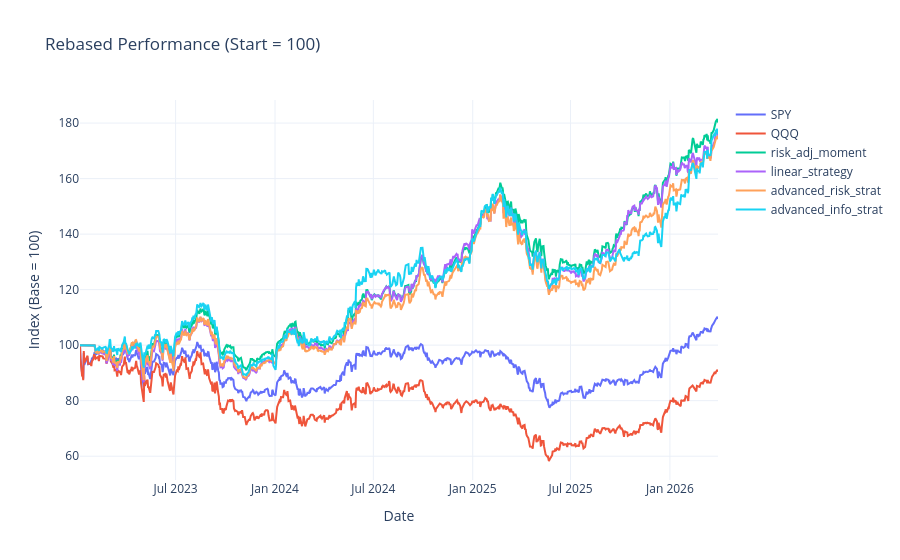

Notebook cell for this chart:
### Code cell
# for regime, sim_ids in example_sim_ids.items():
regime='choppy'
sim_ids=example_sim_ids[regime]
peek_sim_id = sim_ids[4]
df_nav_peek = bootstrap.simulation.build_world_nav(
    peek_sim_id,
    price_tensor[peek_sim_id],
    volume_tensor[peek_sim_id],
    dates_index,
    eng_tickers,
    eng_rebalance_dates,
    SCORER_CONFIGS,
    bench_tickers,
    warmup_days=WARMUP_DAYS
)
print(f"regime={regime}  sim_id={peek_sim_id}")
evaluation.plot_rebased_performance(df_nav_peek)

### Figure 1 — Plotly figure (JSON) as saved in the notebook; plotly's stock layout.template omitted (floating-point values rounded to 4 significant figures; data arrays with more than 128 entries replaced by an {"elided": "..."} marker saying what was removed)
{"data": [{"hovertemplate": "<b>%{fullData.name}</b><br>Date: %{x|%b %d, %Y}<br>Value: %{y:.2f}<extra></extra>", "mode": "lines", "name": "SPY", "type": "scatter", "x": {"elided": "811 str values"}, "y": {"elided": "811 float values"}}, {"hovertemplate": "<b>%{fullData.name}</b><br>Date: %{x|%b %d, %Y}<br>Value: %{y:.2f}<extra></extra>", "mode": "lines", "name": "QQQ", "type": "scatter", "x": {"elided": "811 str values"}, "y": {"elided": "811 float values"}}, {"hovertemplate": "<b>%{fullData.name}</b><br>Date: %{x|%b %d, %Y}<br>Value: %{y:.2f}<extra></extra>", "mode": "lines", "name": "risk_adj_moment", "type": "scatter", "x": {"elided": "811 str values"}, "y": {"elided": "811 float values"}}, {"hovertemplate": "<b>%{fullData.name}</b><br>Date: %{x|%b %d, %Y}<br>Value: %{y:.2f}<extra></extra>", "mode": "lines", "name": "linear_strategy", "type": "scatter", "x": {"elided": "811 str values"}, "y": {"elided": "811 float values"}}, {"hovertemplate": "<b>%{fullData.name}</b><br>Date: %{x|%b %d, %Y}<br>Value: %{y:.2f}<extra></extra>", "mode": "lines", "name": "advanced_risk_strat", "type": "scatter", "x": {"elided": "811 str values"}, "y": {"elided": "811 float values"}}, {"hovertemplate": "<b>%{fullData.name}</b><br>Date: %{x|%b %d, %Y}<br>Value: %{y:.2f}<extra></extra>", "mode": "lines", "name": "advanced_info_strat", "type": "scatter", "x": {"elided": "811 str values"}, "y": {"elided": "811 float values"}}], "layout": {"hovermode": "closest", "legend": {"orientation": "v", "x": 1.02, "xanchor": "left", "y": 1, "yanchor": "top"}, "title": {"text": "Rebased Performance (Start = 100)"}, "xaxis": {"title": {"text": "Date"}}, "yaxis": {"title": {"text": "Index (Base = 100)"}}}}
